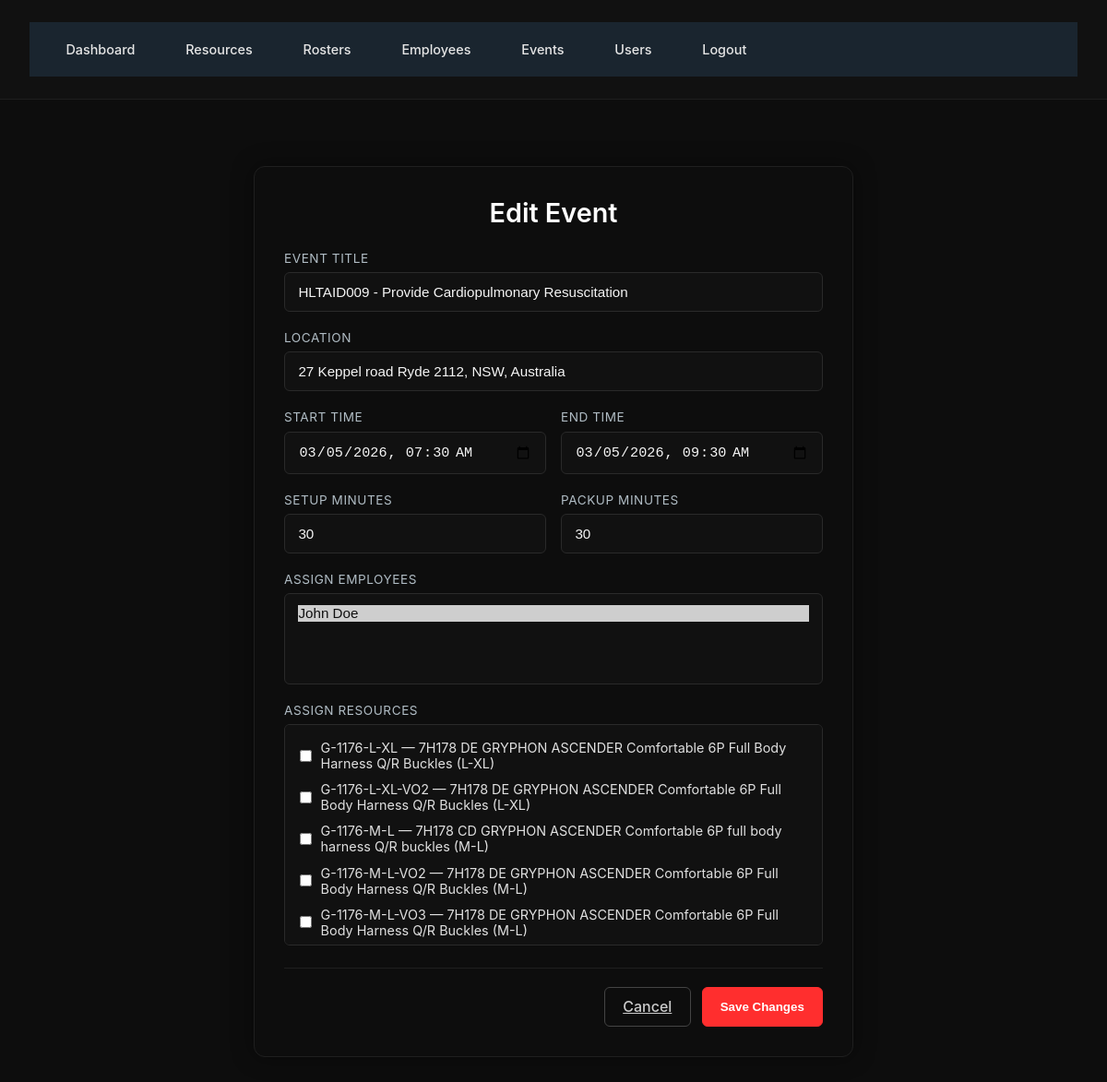
The page /events/1/edit (signed in) on the database as committed earlier.
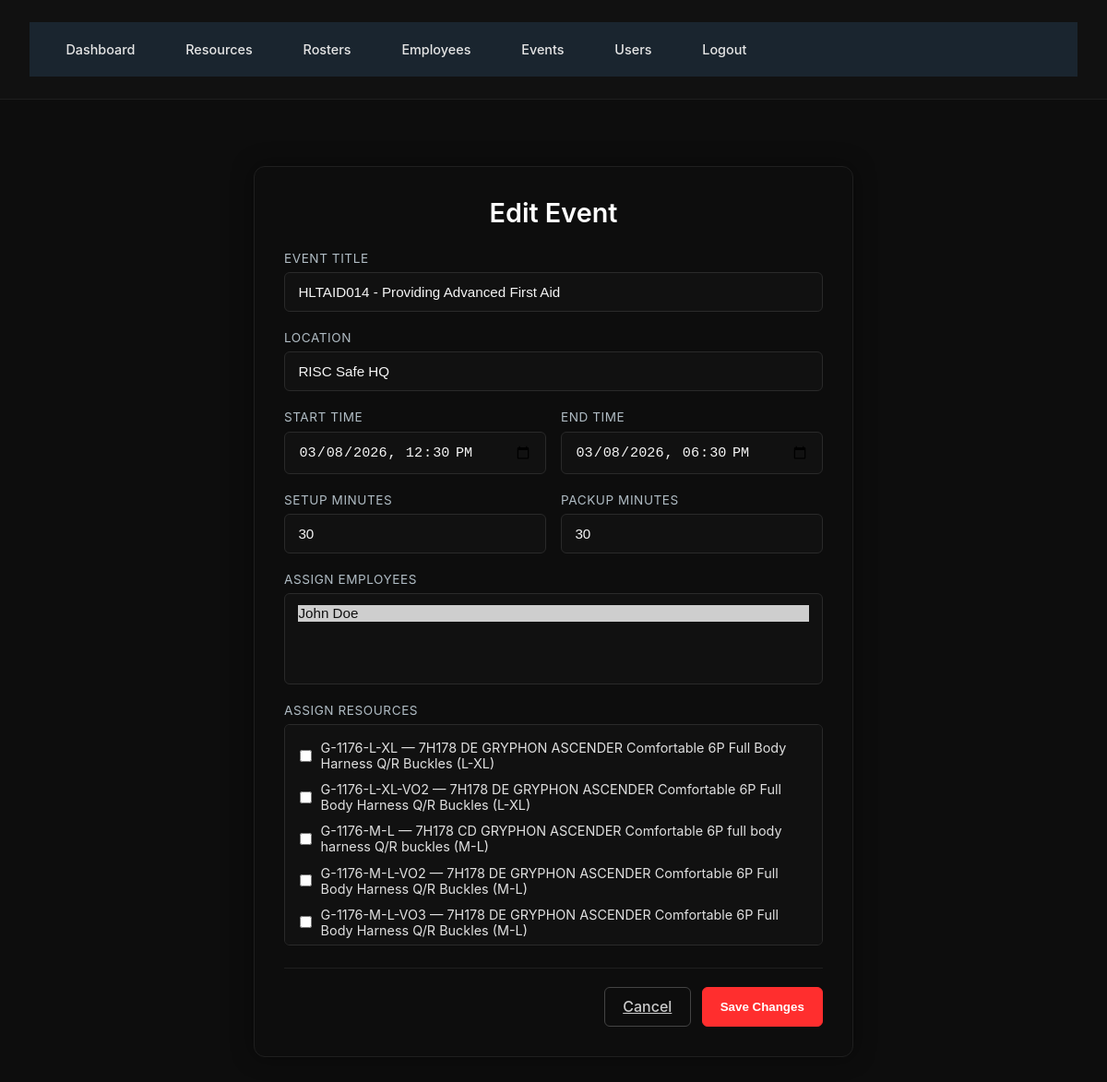
The same page on the database as committed later.
### Database.py (models this page shows)
class Event(db.Model):
    id = db.Column(db.Integer, primary_key=True)
    title = db.Column(db.String(200))
    location = db.Column(db.String(200))
    start_time = db.Column(db.DateTime)
    end_time = db.Column(db.DateTime)
    setup_minutes = db.Column(db.Integer, default=0)
    packup_minutes = db.Column(db.Integer, default=0)
    employees = db.relationship("Employee", secondary=event_employee, cascade="all, delete", passive_deletes=True)
    resources = db.relationship("Resource", secondary=event_resource, cascade="all, delete", passive_deletes=True)

### app.py (the view, shortened to what this page needs)
    @app.route('/events/<int:event_id>/edit', methods=['GET', 'POST'])
    @login_required
    @admin_required
    def edit_event(event_id):
        event = Event.query.get_or_404(event_id)
        employees = Employee.query.all()
        resources = Resource.query.all()
        return render_template('edit_event.html', event=event, employees=employees, resources=resources)

### app.py (called while the page is built)
def admin_required(f):
    @wraps(f)
    def wrapper(*args, **kwargs):
        if not current_user.is_admin:
            abort(403)
        return f(*args, **kwargs)
    return wrapper

### Templates/edit_event.html (shortened to what this page needs)
{% extends "base.html" %}
{% block content %}
<div class="edit-event-wrapper">
  <h2 class="page-title">Edit Event</h2>
  <form method="post">
    <div class="form-group">
      <label class="form-label">Event Title</label>
      <input type="text" name="title" value="{{ event.title }}" class="form-input">
    </div>
    <div class="form-group">
      <label class="form-label">Location</label>
      <input type="text" name="location" value="{{ event.location }}" class="form-input">
    </div>
    <div class="form-row">
      <div class="form-group">
        <label class="form-label">Start Time</label>
        <input type="datetime-local" name="start_time"
               value="{{ event.start_time.strftime('%Y-%m-%dT%H:%M') if event.start_time else '' }}"
               class="form-input">
      </div>
      <div class="form-group">
        <label class="form-label">End Time</label>
        <input type="datetime-local" name="end_time"
               value="{{ event.end_time.strftime('%Y-%m-%dT%H:%M') if event.end_time else '' }}"
               class="form-input">
      </div>
    </div>
    <div class="form-row">
      <div class="form-group">
        <label class="form-label">Setup Minutes</label>
        <input type="number" name="setup_minutes" value="{{ event.setup_minutes or '' }}" class="form-input">
      </div>
      <div class="form-group">
        <label class="form-label">Packup Minutes</label>
        <input type="number" name="packup_minutes" value="{{ event.packup_minutes or '' }}" class="form-input">
      </div>
    </div>
    <div class="form-group">
      <label class="form-label">Assign Employees</label>
      <select name="employee_ids" multiple class="form-multiselect">
        {% for emp in employees %}
        <option value="{{ emp.id }}" {% if emp in event.employees %}selected{% endif %}>
          {{ emp.name }}
        </option>
        {% endfor %}
      </select>
    </div>
    <div class="form-group">
      <label class="form-label">Assign Resources</label>
      <div class="resource-box">
        {% for res in resources %}
        <label class="resource-item">
          <input type="checkbox" name="resource_ids" value="{{ res.id }}"
                 {% if res in event.resources %}checked{% endif %}>
          <span>{{ res.item_code }}{% if res.description %} — {{ res.description }}{% endif %}</span>
        </label>
        {% endfor %}
      </div>
    </div>
    <div class="btn-row">
      <a href="{{ url_for('events') }}" class="btn-secondary">Cancel</a>
      <button type="submit" class="btn-primary">Save Changes</button>
    </div>
  </form>
</div>
{% endblock %}

Rows that differ between the two databases and show on the page:
changed Event: title "HLTAID009 - Provide Cardiopulmonary Resuscitation" → "HLTAID014 - Providing Advanced First Aid"; location "27 Keppel road Ryde 2112, NSW, Australia" → "RISC Safe HQ"; start_time "03/05/2026 07:30" → "03/08/2026 12:30"; end_time "03/05/2026 09:30" → "03/08/2026 18:30"
